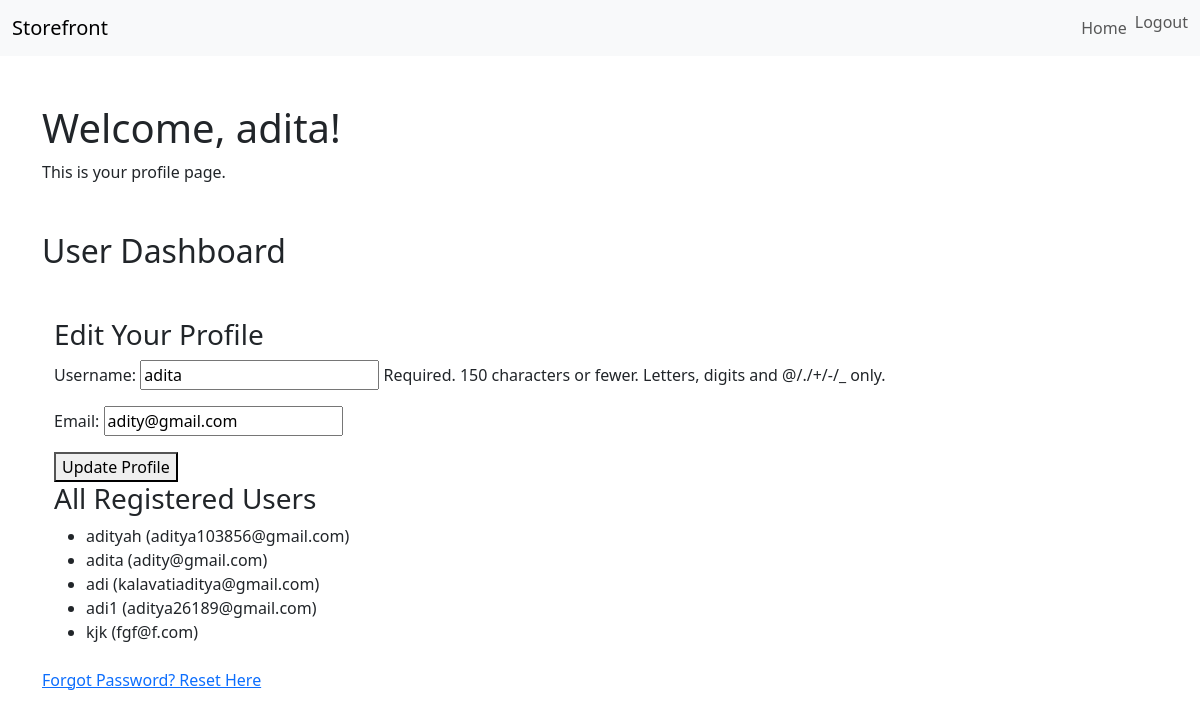
The app's page /users/dashboard/ (signed in) with its own data.
### users/models.py (models this page shows, shortened)
class CustomUser(AbstractUser):
    email = models.EmailField(unique=True)
    email_verified = models.BooleanField(default=False)

### users/views.py (the view)
# urls.py: path('dashboard/', dashboard, name='dashboard'),
@login_required
def dashboard(request):
    if request.method == 'POST':
        form = UserUpdateForm(request.POST, instance=request.user)
        if form.is_valid():
            form.save()
            messages.success(request, 'Your profile has been updated successfully!')
            return redirect('users:dashboard')
    else:
        form = UserUpdateForm(instance=request.user)
    all_users = CustomUser.objects.all()
    return render(request, 'users/dashboard.html', {
        'form': form,
        'all_users': all_users
    })

### users/forms.py (shortened to what this page needs)
class UserUpdateForm(forms.ModelForm):
    class Meta:
        model = CustomUser
        fields = ['username', 'email']

### users/templates/users/dashboard.html (shortened to what this page needs)
<!DOCTYPE html>
<html lang="en">
  <head>
    <link
      href="https://cdn.jsdelivr.net/npm/bootstrap@5.3.3/dist/css/bootstrap.min.css"
      rel="stylesheet"
    />
  </head>
  <body>
    <nav class="navbar navbar-expand-lg navbar-light bg-light">
      <div class="container-fluid">
        <a class="navbar-brand" href="#">Storefront</a>
        <div class="collapse navbar-collapse" id="navbarNav">
          <ul class="navbar-nav ms-auto">
            <li class="nav-item">
              <a class="nav-link" href="{% url 'home' %}">Home</a>
            </li>
             {% if user.is_authenticated %}
            <li class="nav-item">
              <form method="post" action="{% url 'users:logout' %}">
                <button
                  type="submit"
                  class="nav-link btn btn-link"
                  style="
                    display: inline;
                    padding: 0;
                    border: none;
                    background: none;
                  "
                >
                  Logout
                </button>
              </form>
            </li>
            {% endif %}
          </ul>
        </div>
      </div>
    </nav>
    <div class="container mt-5">
      {% block content %}
      <h1>Welcome, {{ user.username }}!</h1>
      <p>This is your profile page.</p>
      {% endblock %}
    </div>
    <div class="container mt-5">
      <h2>User Dashboard</h2>
      <div class="container mt-5">
        <h3>Edit Your Profile</h3>
        <form method="POST">
          {% csrf_token %} {{ form.as_p }}
          <button type="submit">Update Profile</button>
        </form>
        <h3>All Registered Users</h3>
        <ul>
          {% for user in all_users %}
          <li>{{ user.username }} ({{ user.email }})</li>
          {% endfor %}
        </ul>
      </div>
    </div>
    <div class="container mt-4">
      <a href="{% url 'password_reset' %}">Forgot Password? Reset Here</a>
    </div>
  </body>
</html>

### records on screen
CustomUser: username "adita", email "adity@gmail.com"
CustomUser: username "adityah", email "aditya103856@gmail.com"
CustomUser: username "adi", email "kalavatiaditya@gmail.com"
CustomUser: username "adi1", email "aditya26189@gmail.com"
CustomUser: username "kjk", email "fgf@f.com"
